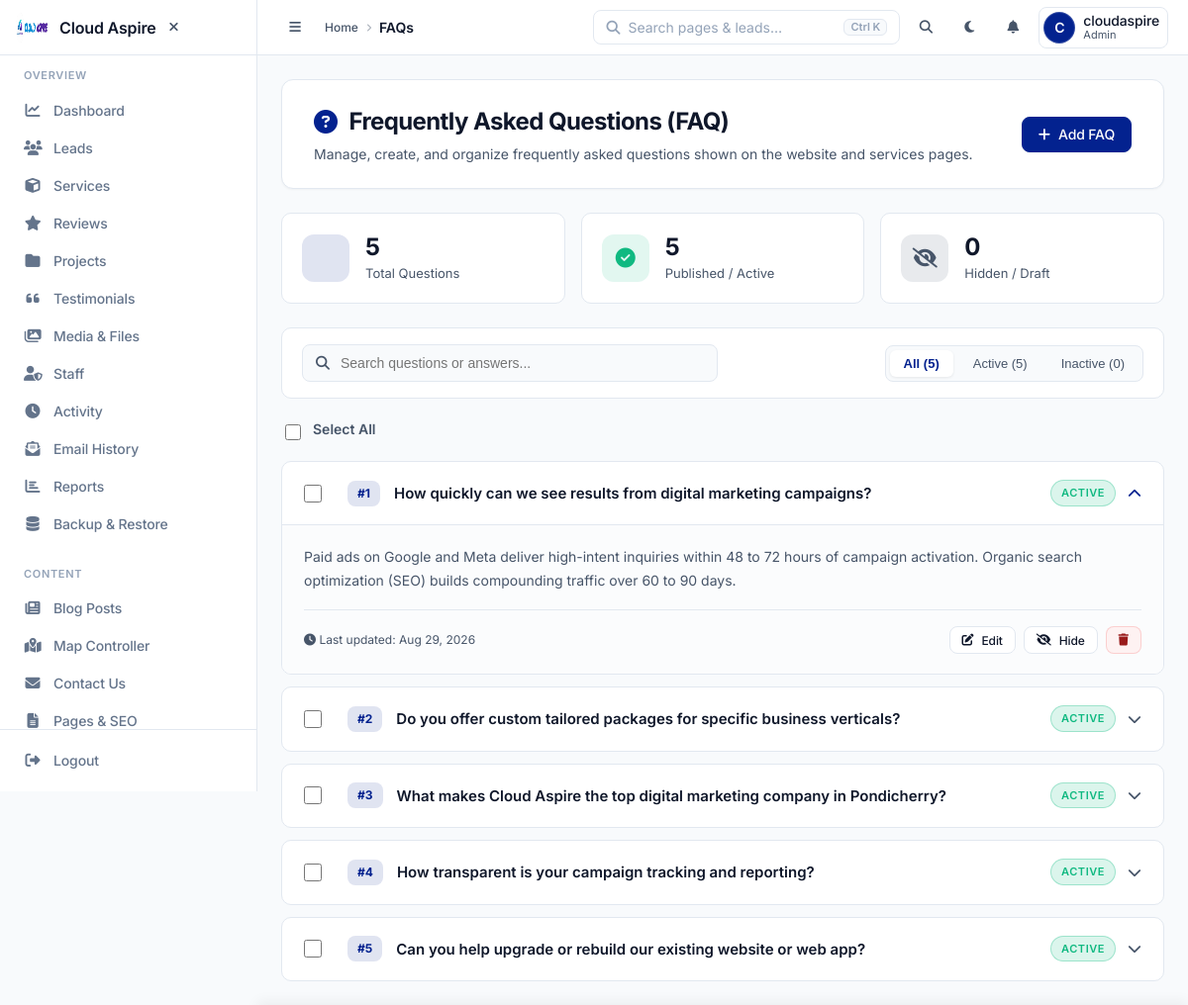
The app's page /admin/faqs.php (signed in) with its own data.
### tables this page shows
CREATE TABLE IF NOT EXISTS `faqs` (
  `id` int(11) NOT NULL AUTO_INCREMENT,
  `question` varchar(500) NOT NULL,
  `answer` text NOT NULL,
  `status` enum('active','inactive') DEFAULT 'active',
  `sort_order` int(11) DEFAULT 0,
  `created_at` timestamp NULL DEFAULT current_timestamp(),
  `updated_at` timestamp NULL DEFAULT current_timestamp() ON UPDATE current_timestamp(),
  PRIMARY KEY (`id`)
);

### admin/faqs.php (called while the page is built, shortened)
<?php
require_once __DIR__ . '/../app/security_notifier.php';
$faqs = $conn->query("SELECT * FROM faqs ORDER BY COALESCE(sort_order, 0) ASC, created_at DESC")->fetchAll(PDO::FETCH_ASSOC);
$total_faqs = count($faqs);
$active_faqs = count(array_filter($faqs, fn($f) => ($f['status'] ?? '') === 'active'));
$inactive_faqs = $total_faqs - $active_faqs;
require_once __DIR__ . '/../app/Views/admin/faqs.php';

### app/Views/admin/faqs.php (the view, shortened to what this page needs)
<?php
require_once __DIR__ . '/../../../admin/includes/header.php';
$faqs = $faqs ?? [];
$total_faqs = $total_faqs ?? 0;
$active_faqs = $active_faqs ?? 0;
$inactive_faqs = $inactive_faqs ?? 0;
?>
<div class="saas-page-header">
    <div>
        <h1 class="page-title"><i class="fas fa-question-circle" style="color: var(--primary);"></i> Frequently Asked Questions (FAQ)</h1>
        <p class="page-subtitle">Manage, create, and organize frequently asked questions shown on the website and services pages.</p>
    </div>
    <div class="header-actions" style="display: flex; gap: 10px;">
        <button class="btn btn-primary" onclick="openFaqModal()"><i class="fas fa-plus"></i> Add FAQ</button>
    </div>
</div>
<div class="faq-stats-grid">
    <div class="faq-stat-card">
        <div class="faq-stat-icon" style="background: color-mix(in srgb, var(--primary) 12%, transparent); color: var(--primary);">
        </div>
        <div>
            <div class="faq-stat-val"><?= $total_faqs ?></div>
            <div class="faq-stat-label">Total Questions</div>
        </div>
    </div>
    <div class="faq-stat-card">
        <div class="faq-stat-icon" style="background: color-mix(in srgb, var(--success, #10b981) 12%, transparent); color: var(--success, #10b981);">
            <i class="fas fa-check-circle"></i>
        </div>
        <div>
            <div class="faq-stat-val"><?= $active_faqs ?></div>
            <div class="faq-stat-label">Published / Active</div>
        </div>
    </div>
    <div class="faq-stat-card">
        <div class="faq-stat-icon" style="background: color-mix(in srgb, var(--text-muted) 12%, transparent); color: var(--text-muted);">
            <i class="fas fa-eye-slash"></i>
        </div>
        <div>
            <div class="faq-stat-val"><?= $inactive_faqs ?></div>
            <div class="faq-stat-label">Hidden / Draft</div>
        </div>
    </div>
</div>
<div class="faq-controls-bar">
    <div class="faq-search-box">
        <i class="fas fa-search"></i>
        <input type="text" id="faqSearch" class="faq-search-input" placeholder="Search questions or answers..." oninput="filterFaqs()">
    </div>
    <div class="filter-tabs">
        <button class="filter-tab active" data-filter="all" onclick="setStatusFilter('all', this)">All (<?= $total_faqs ?>)</button>
        <button class="filter-tab" data-filter="active" onclick="setStatusFilter('active', this)">Active (<?= $active_faqs ?>)</button>
        <button class="filter-tab" data-filter="inactive" onclick="setStatusFilter('inactive', this)">Inactive (<?= $inactive_faqs ?>)</button>
    </div>
</div>
<form id="bulkForm" method="POST">
    <div style="margin-bottom: 16px; display: flex; align-items: center; gap: 12px; padding: 0 4px;">
        <input type="checkbox" id="selectAll" style="width: 16px; height: 16px; cursor: pointer; accent-color: var(--primary);">
        <label for="selectAll" style="font-size: 14px; font-weight: 600; color: var(--text-muted); cursor: pointer;">Select All</label>
    </div>
    <div class="faq-list-container" id="faqList">
        <?php if (empty($faqs)): ?>
            <div class="faq-empty-state">
                <i class="fas fa-question-circle faq-empty-icon"></i>
                <h3 style="color: var(--text-main); margin-bottom: 8px;">No FAQs Found</h3>
                <p style="margin-bottom: 20px;">You haven't created any FAQs yet. Click below to add your first question or load starter FAQs.</p>
                <div style="display: flex; justify-content: center; gap: 12px;">
                    <button type="button" class="btn btn-primary" onclick="openFaqModal()"><i class="fas fa-plus"></i> Create First FAQ</button>
                    <button type="button" class="btn" onclick="document.getElementById('seedForm').submit();" style="background: var(--bg-main); border: 1px solid var(--border-color); color: var(--text-main);">
                        <i class="fas fa-magic"></i> Load Starter FAQs
                    </button>
                </div>
            </div>
        <?php else: ?>
            <?php foreach ($faqs as $index => $f): ?>
                <div class="faq-admin-item <?= $index === 0 ? 'open' : '' ?> status-<?= htmlspecialchars($f['status']) ?>"
                     data-status="<?= htmlspecialchars($f['status']) ?>"
                     data-question="<?= htmlspecialchars(strtolower($f['question'])) ?>"
                     data-answer="<?= htmlspecialchars(strtolower($f['answer'])) ?>">
                    <div class="faq-admin-header" onclick="toggleFaqAccordion(this.parentElement)">
                        <div class="faq-header-left">
                            <div class="item-checkbox" onclick="event.stopPropagation();">
                                <input type="checkbox" name="item_ids[]" value="<?= $f['id'] ?>" class="item-cb">
                            </div>
                            <div class="faq-order-badge" title="Sort Order">#<?= htmlspecialchars($f['sort_order'] ?? ($index + 1)) ?></div>
                            <div class="faq-question-title"><?= htmlspecialchars($f['question']) ?></div>
                        </div>
                        <div class="faq-header-right">
                            <span class="faq-status-pill <?= $f['status'] === 'active' ? 'active' : 'inactive' ?>">
                                <?= ucfirst($f['status']) ?>
                            </span>
                            <i class="fas fa-chevron-down faq-expand-icon"></i>
                        </div>
                    </div>
                    <div class="faq-admin-body">
                        <div class="faq-body-inner">
                            <div class="faq-answer-text"><?= htmlspecialchars($f['answer']) ?></div>
                            <div class="faq-admin-actions">
                                <div class="faq-meta-info">
                                    <i class="fas fa-clock"></i> Last updated: <?= !empty($f['updated_at']) ? date('M d, Y', strtotime($f['updated_at'])) : date('M d, Y', strtotime($f['created_at'])) ?>
                                </div>
                                <div class="faq-action-buttons">
                                    <button type="button" class="btn btn-sm" onclick="editFaq(<?= htmlspecialchars(json_encode($f)) ?>)" style="background: var(--bg-card); border: 1px solid var(--border-color); color: var(--text-main);">
                                        <i class="fas fa-edit"></i> Edit
                                    </button>
                                    <button type="button" class="btn btn-sm" onclick="document.getElementById('toggleForm<?= $f['id'] ?>').submit();" style="background: var(--bg-card); border: 1px solid var(--border-color); color: var(--text-main);" title="Toggle Visibility">
                                        <i class="fas fa-<?= $f['status'] === 'active' ? 'eye-slash' : 'eye' ?>"></i> <?= $f['status'] === 'active' ? 'Hide' : 'Publish' ?>
                                    </button>
                                    <button type="button" class="btn btn-sm btn-delete" title="Delete FAQ" onclick="if(confirm('Are you sure you want to delete this FAQ permanently?')) document.getElementById('deleteForm<?= $f['id'] ?>').submit();">
                                        <i class="fas fa-trash"></i>
                                    </button>
                                </div>
                            </div>
                        </div>
                    </div>
                </div>
            <?php endforeach; ?>
        <?php endif; ?>
    </div>
</form>
<?php require_once __DIR__ . '/../../../admin/includes/footer.php'; ?>

### app/Views/admin/faqs.php (style rules this page uses)
.faq-stats-grid { display: grid; grid-template-columns: repeat(auto-fit, minmax(220px, 1fr)); gap: 16px; margin-bottom: 24px; }
.faq-stat-card { background: var(--bg-card); border: 1px solid var(--border-color); border-radius: var(--border-radius); padding: 20px; display: flex; align-items: center; gap: 16px; transition: all var(--transition); }
.faq-stat-icon { width: 48px; height: 48px; border-radius: 12px; display: flex; align-items: center; justify-content: center; font-size: 20px; }
.faq-stat-val { font-size: 24px; font-weight: 700; color: var(--text-main); line-height: 1.2; }
.faq-stat-label { font-size: 13px; color: var(--text-muted); margin-top: 2px; }
.faq-controls-bar { background: var(--bg-card); border: 1px solid var(--border-color); border-radius: var(--border-radius); padding: 16px 20px; margin-bottom: 20px; display: flex; flex-wrap: wrap; align-items: center; justify-content: space-between; gap: 16px; }
.faq-search-box { position: relative; flex: 1; min-width: 260px; max-width: 420px; }
.faq-search-box i { position: absolute; left: 14px; top: 50%; transform: translateY(-50%); color: var(--text-muted); font-size: 14px; }
.faq-search-input { width: 100%; padding: 10px 14px 10px 38px; background: var(--bg-main); border: 1px solid var(--border-color); border-radius: var(--btn-radius); color: var(--text-main); font-size: 14px; outline: none; transition: all var(--transition); }
.filter-tabs { display: flex; gap: 6px; background: var(--bg-main); padding: 4px; border-radius: var(--btn-radius); border: 1px solid var(--border-color); }
.filter-tab { padding: 6px 14px; font-size: 13px; font-weight: 500; border-radius: calc(var(--btn-radius) - 2px); cursor: pointer; color: var(--text-muted); transition: all var(--transition); border: none; background: transparent; }
.filter-tab.active { background: var(--bg-card); color: var(--primary); box-shadow: 0 1px 3px rgba(0,0,0,0.08); font-weight: 600; }
.item-checkbox { margin-right: 12px; display: flex; align-items: center; }
.item-checkbox input[type="checkbox"] { width: 18px; height: 18px; cursor: pointer; accent-color: var(--primary); }
.faq-list-container { display: flex; flex-direction: column; gap: 12px; }
.faq-admin-item { background: var(--bg-card); border: 1px solid var(--border-color); border-radius: var(--border-radius); transition: all var(--transition); overflow: hidden; }
.faq-admin-header { padding: 18px 22px; display: flex; align-items: center; justify-content: space-between; gap: 16px; cursor: pointer; user-select: none; }
.faq-header-left { display: flex; align-items: center; gap: 14px; flex: 1; min-width: 0; }
.faq-order-badge { background: color-mix(in srgb, var(--primary) 12%, transparent); color: var(--primary); font-weight: 700; font-size: 12px; padding: 4px 10px; border-radius: 8px; flex-shrink: 0; }
.faq-question-title { font-size: 15px; font-weight: 600; color: var(--text-main); line-height: 1.4; word-break: break-word; }
.faq-header-right { display: flex; align-items: center; gap: 12px; flex-shrink: 0; }
.faq-status-pill { padding: 4px 10px; border-radius: 20px; font-size: 11px; font-weight: 600; text-transform: uppercase; letter-spacing: 0.05em; }
.faq-status-pill.active { background: color-mix(in srgb, var(--success, #10b981) 15%, transparent); color: var(--success, #10b981); border: 1px solid color-mix(in srgb, var(--success, #10b981) 30%, transparent); }
.faq-expand-icon { color: var(--text-muted); font-size: 14px; transition: transform var(--transition); }
.faq-admin-item.open .faq-expand-icon { transform: rotate(180deg); color: var(--primary); }
.faq-admin-body { max-height: 0; overflow: hidden; transition: max-height 0.3s cubic-bezier(0.4, 0, 0.2, 1); border-top: 1px solid transparent; }
.faq-admin-item.open .faq-admin-body { max-height: 500px; border-top-color: var(--border-color); }
.faq-body-inner { padding: 20px 22px; background: color-mix(in srgb, var(--bg-main) 60%, var(--bg-card) 40%); }
.faq-answer-text { font-size: 14px; line-height: 1.7; color: var(--text-muted); white-space: pre-line; margin-bottom: 18px; }
.faq-admin-actions { display: flex; align-items: center; justify-content: space-between; padding-top: 16px; border-top: 1px solid var(--border-color); flex-wrap: wrap; gap: 10px; }
.faq-meta-info { font-size: 12px; color: var(--text-muted); }
.faq-action-buttons { display: flex; gap: 8px; }

### records on screen
faqs: sort_order "1", question "How quickly can we see results from digital marketing campaigns?", status "ACTIVE", answer "Paid ads on Google and Meta deliver high-intent inquiries within 48 to 72 hours of campaign activation. Organic search optimization (SEO) builds compounding traffic over 60 to 90 days.", updated_at "Aug 29, 2026", shows "Hide"
faqs: sort_order "2", question "Do you offer custom tailored packages for specific business verticals?", status "ACTIVE"
faqs: sort_order "3", question "What makes Cloud Aspire the top digital marketing company in Pondicherry?", status "ACTIVE"
faqs: sort_order "4", question "How transparent is your campaign tracking and reporting?", status "ACTIVE"
faqs: sort_order "5", question "Can you help upgrade or rebuild our existing website or web app?", status "ACTIVE"

### other values on screen
$site_name "Cloud Aspire"
$section_label "OVERVIEW"
$item['label'] "Dashboard"
$item['label'] "Leads"
$item['label'] "Services"
$item['label'] "Reviews"
$item['label'] "Projects"
$item['label'] "Testimonials"
$item['label'] "Media & Files"
$item['label'] "Staff"
$item['label'] "Activity"
$item['label'] "Email History"
$item['label'] "Reports"
$item['label'] "Backup & Restore"
$section_label "CONTENT"
